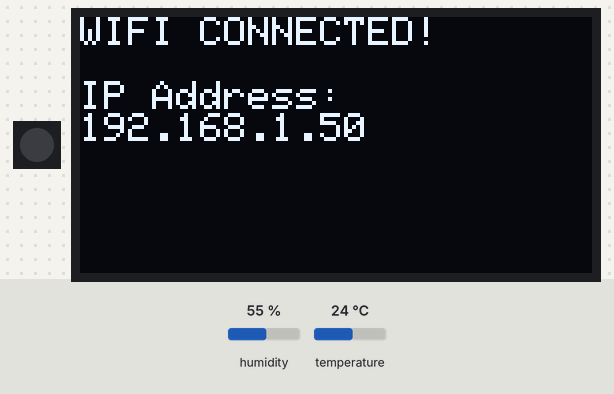
The sketch below on a simulated ESP32. Shown: 1 RGB LEDs in strip order, left to right, 128×64 one-colour display. The test bench sets the inputs (shaded band); at power-on: humidity 55 %, temperature 24 °C. WiFi joins after 1.5 s; servers stay silent unless stated; uploads are accepted with an empty reply; what the sketch prints to the serial monitor is not drawn.

Above: at 1.7 s.

The sketch:

senddata.ino
```cpp
#include <WiFi.h>
#include "DHT.h"
#include <HTTPClient.h>
#include <Wire.h>
#include <Adafruit_GFX.h>
#include <Adafruit_SSD1306.h>
#include <ArduinoJson.h>
#include <Adafruit_NeoPixel.h>

#define RGB_PIN 48
#define NUMPIXELS 1

// Inicializa o objeto do pixel
Adafruit_NeoPixel pixels(NUMPIXELS, RGB_PIN, NEO_GRB + NEO_KHZ800);
#define SCREEN_WIDTH 128
#define SCREEN_HEIGHT 64

#define SDA 6
#define SCL 5

#define SCREEN_ADDRESS 0x3C
#define OLED_RESET     -1

Adafruit_SSD1306 display(SCREEN_WIDTH, SCREEN_HEIGHT, &Wire, OLED_RESET);

#define DHTPIN 4
#define DHTTYPE DHT11

int currentId = 1;

DHT dht(DHTPIN, DHTTYPE);
const char* SSID = "xxx";
const char* PASSWORD = "xxx";
const char* ENVIRONMENT_POST = "http://xxxx:8000/environment";
const char* MESSAGE_URL_BASE = "http://xxxxx:8000/message/";
const char* API_TOKEN = "xxx";

struct MessageData {
    String timestamp;
    int id;
    String message;
    String username;
};

int send_data(float h, float t, float hi);
MessageData get_messages(int id);

void setup() {
  Serial.begin(115200);
  dht.begin();

  pixels.begin();
  pixels.setBrightness(200);
  pixels.clear();
  pixels.show();

  Wire.begin(SDA, SCL);

  if(!display.begin(SSD1306_SWITCHCAPVCC, SCREEN_ADDRESS)) {
    Serial.println(F("SSD1306 allocation failed"));
    for(;;);
  }

  display.clearDisplay();
  display.setTextColor(SSD1306_WHITE);
  display.setTextSize(1);
  display.display();

  WiFi.begin(SSID, PASSWORD);
  Serial.print("Connecting to WiFi");

  display.setCursor(0, 0);
  display.println("Connecting WiFi...");
  display.display();

  while (WiFi.status() != WL_CONNECTED) {
    delay(500);
    Serial.print(".");
  }

  Serial.println("\nConnected!");
  Serial.print("IP: ");
  Serial.println(WiFi.localIP());

  display.clearDisplay();
  display.setCursor(0, 0);
  display.setTextSize(1);
  display.println("WIFI CONNECTED!");
  display.println("");
  display.println("IP Address:");
  display.setTextSize(1);
  display.println(WiFi.localIP());
  display.display();
}

void loop() {
  delay(10000);

  float h = dht.readHumidity();
  float t = dht.readTemperature();
  float hi = dht.computeHeatIndex(t, h, false);

  if (isnan(h) || isnan(t)) {
    Serial.println("Failed to read from DHT sensor!");
    return;
  }

  send_data(h, t, hi);

  MessageData msg = get_messages(currentId);

  if (msg.id != 0 && msg.id != currentId - 1) {
    Serial.print("Msg: ");
    Serial.println(msg.message);

    notify_rgb();

    display_message(msg);
    currentId = currentId + 1;
  }

  Serial.print("Humidity: ");
  Serial.print(h);
  Serial.print("%  Temperature: ");
  Serial.print(t);
  Serial.print("°C  Heat Index: ");
  Serial.println(hi);
}

int send_data(float h, float t, float hi) {
  int httpResponseCode = 0;

  if (WiFi.status() == WL_CONNECTED) {
    HTTPClient http;
    http.begin(ENVIRONMENT_POST);
    http.addHeader("Content-Type", "application/json");
    http.addHeader("Authorization", "Bearer " + String(API_TOKEN));

    String json = "{\"humidity\": " + String(h) + ", \"temperature\": " + String(t) + ", \"heatindex\": " + String(hi) + "}";

    httpResponseCode = http.POST(json);

    Serial.print("HTTP Response code: ");
    Serial.println(httpResponseCode);

    http.end();
  }

  return httpResponseCode;
}

MessageData get_messages(int id) {
    MessageData data;
    data.id = 0;

    if (WiFi.status() == WL_CONNECTED) {
        HTTPClient http;
        String url = String(MESSAGE_URL_BASE) + String(id);
        http.begin(url);

        int httpResponseCode = http.GET();

        if (httpResponseCode > 0) {
            String payload = http.getString();
            JsonDocument doc;
            DeserializationError error = deserializeJson(doc, payload);

            if (!error) {
                data.timestamp = doc["timestamp"].as<String>();
                data.id = doc["id"];
                data.message = doc["message"].as<String>();
                data.username = doc["username"].as<String>();
            }
        }
        http.end();
    }
    return data;
}

void display_message(MessageData msg) {
  display.clearDisplay();
  display.setCursor(0, 0);
  display.setTextSize(1);

  display.println(msg.message);

  display.println("______________");

  display.print("User: ");
  display.println(msg.username);

  display.display();
}

void notify_rgb() {
  pixels.setPixelColor(0, pixels.Color(150, 0, 255));
  pixels.show();

  delay(1000);

  pixels.clear();
  pixels.show();
}
```
